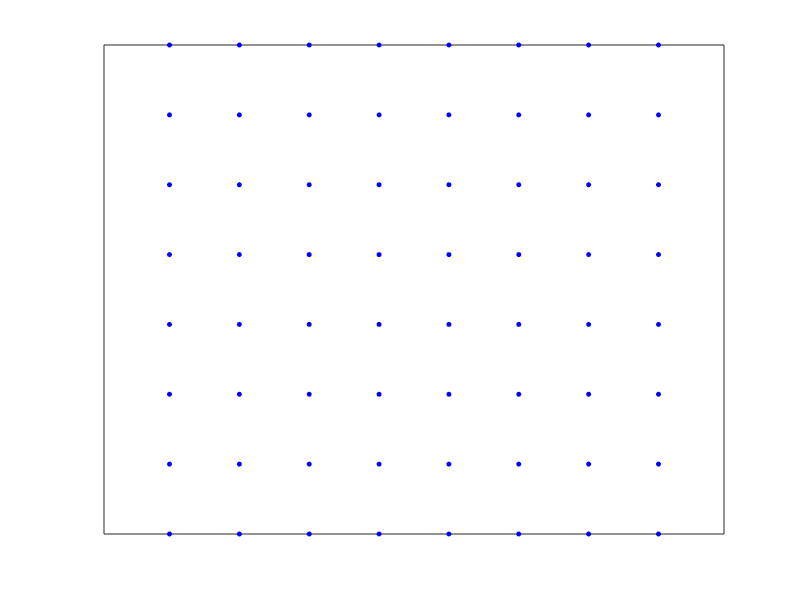

Recreate this plot in MATLAB. (Note: this script raises an error after producing the figure.)
% ShowVectField MATLAB function that displays vector field
% SYNTAX:    pltHndl=showVectField(x,v,aScale,aColor)   
% INPUTS:    x           position vectors rows=points, cols=dimensions 
%            v           Force (or other) vectors applied at these points
%            aScale      (optional) scale factor for vectors
%            aColor      (optional) color spec (enter zero for no plot)
%            lineWid     (optional)  spec  -  thickness of lines
% REVISIONS: 2025-Aug-28 (Patton) initated from plotDust 
%~~~~~~~~~~~~~~~~~~~~~ Begin : ~~~~~~~~~~~~~~~~~~~~~~~~

function pltHndl=showVectField(x,v,aScale,aColor,lineWid)

%% prelims
fcnName='ShowVectField'; 
fprintf('\n ~ %s ~  ',fcnName)
if ~exist('x','var'), % default if not given, make 
  fprintf('\nSYNTAX: pltHndl=ShowVectField(x,v); No x...making curl field')
  q=linspace(-1,1,8); N=0; for i=q, for j=q, N=N+1; x(N,1)=i; x(N,2)=j; end,end
  B=[0 20; -20 0]; v=(B*x')'; aScale=.015;  % curl
end
if ~exist('aColor','var'), aColor='b'; end  % default if not given
if ~exist('aScale','var'), aScale=1; end    % default if not given
if ~exist('lineWid','var'), lineWid=2; end  % default if not given
[N,nDims]=size(x);
% N,x,v
if nDims~=size(v,2), disp('Dimension mismatch: x & v inputs'); return; end;

%% plot
if nDims==2
    pltPts = plot(x(:,1), x(:,2), 'o', ...
        'MarkerFaceColor', aColor, ...
        'MarkerEdgeColor', aColor, ...
        'Color', aColor, ...
        'MarkerSize', 3);
elseif nDims==3
    pltPts = plot3(x(:,1), x(:,2), x(:,3), 'o', ...
        'MarkerFaceColor', aColor, ...
        'MarkerEdgeColor', aColor, ...
        'Color', aColor, ...
        'MarkerSize', 3);
    aggiungi_piani_rotazione([0.17223, -0.0639, 1.36489], 0.85, 1, 4, [0.95 0.95 0.95], 0.13);
    view(3); grid on;
end
drawnow; pause(.01); hold on; axis equal; ax=axis; set(gca, 'XTick', [], 'YTick', [], 'ZTick', []);
% for i=1:N
%   simpleArrow(x(i,:),x(i,:)+aScale*v(i,:),'b'); drawnow; pause(.01);
% end

pltHndl = simpleArrow(x,x+aScale*v,aColor,lineWid); drawnow; pause(.01);
fprintf('\n ~ end %s ~  \n',fcnName)
